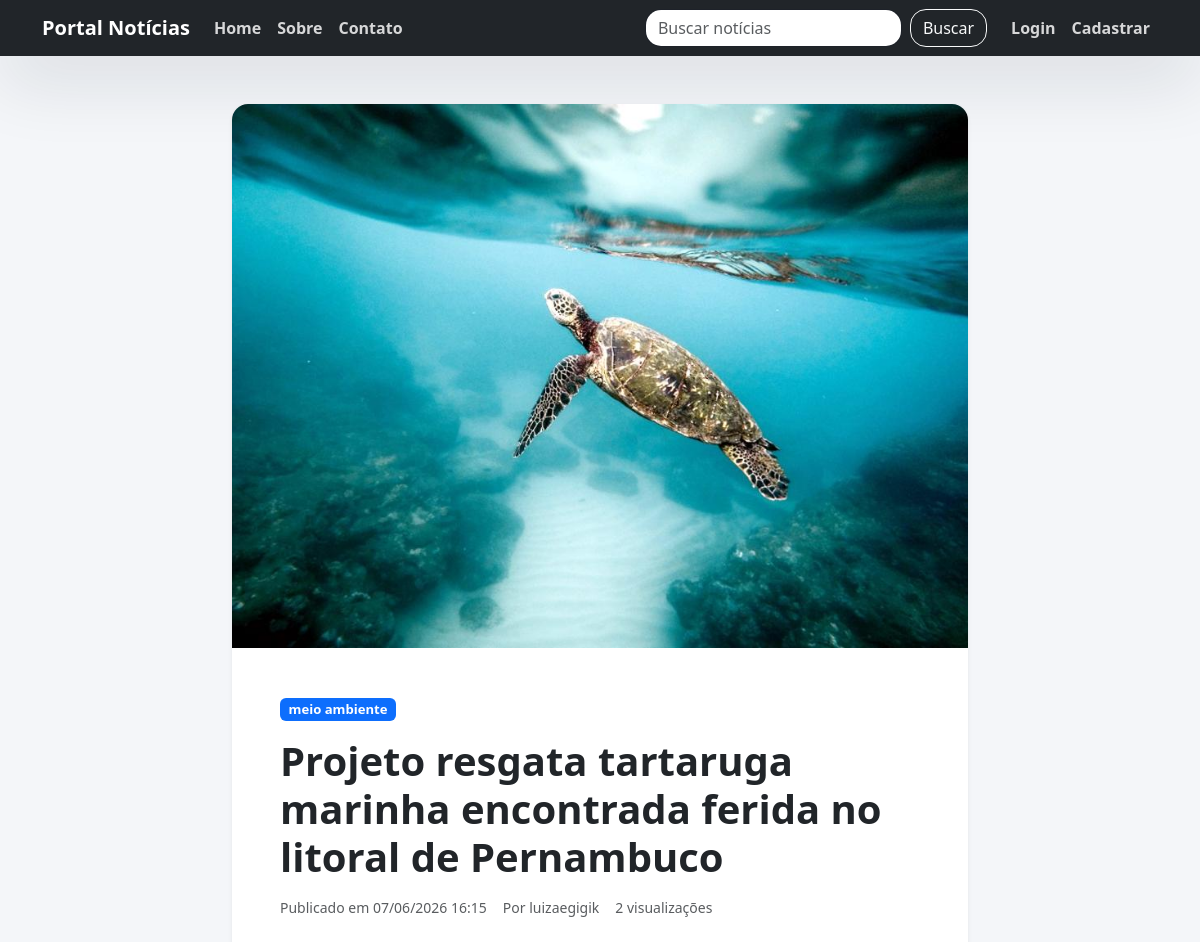
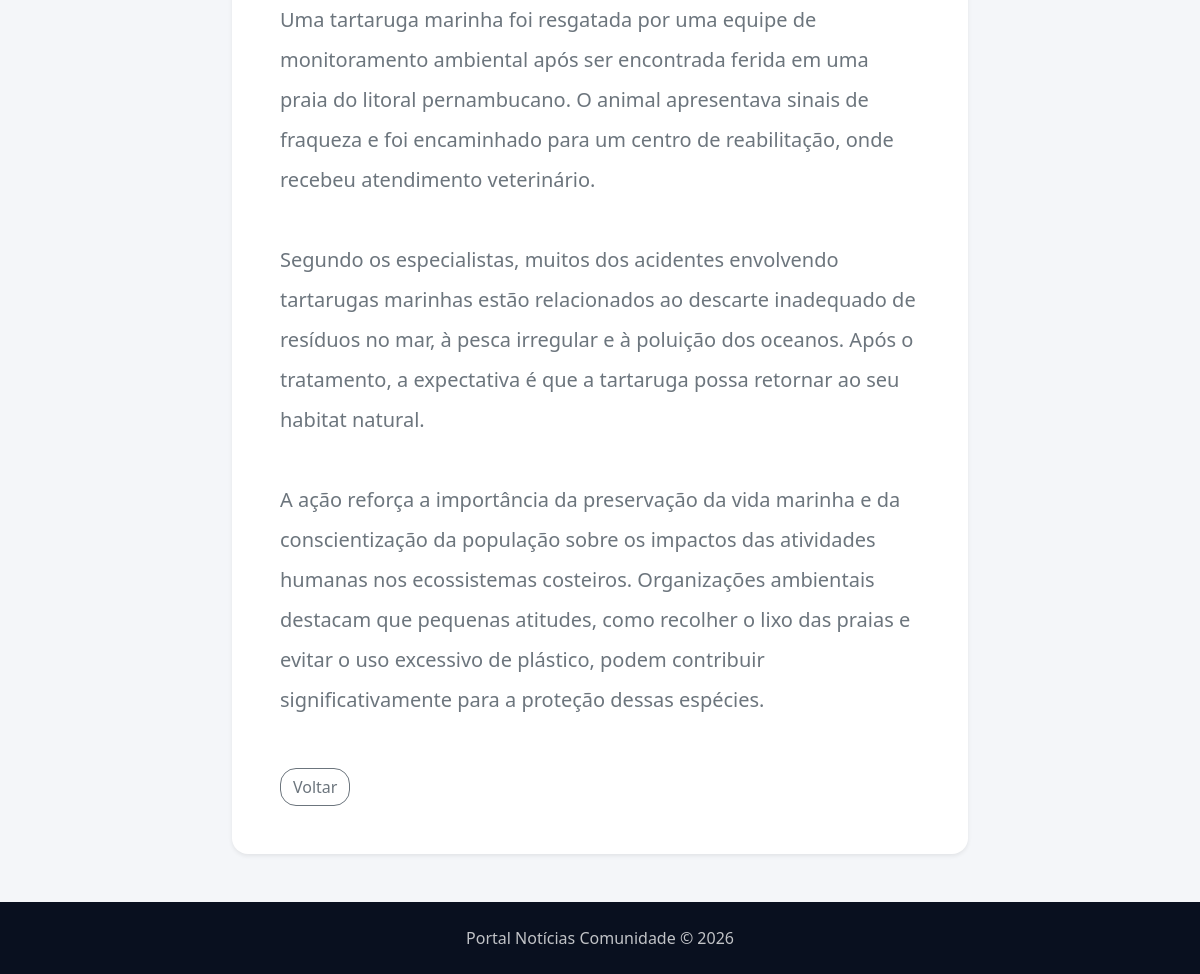
The page /noticia/2/ on the database its author committed (2 pictures, top to bottom).
### noticias/models.py (models this page shows, shortened)
class Noticia(models.Model):
    titulo = models.CharField(max_length=200)
    conteudo = models.TextField()
    categoria = models.CharField(max_length=100)
    imagem = models.ImageField(upload_to='noticias/', blank=True, null=True)
    data_publicacao = models.DateTimeField(auto_now_add=True)
    autor = models.ForeignKey(User, on_delete=models.CASCADE)
    visualizacoes = models.PositiveIntegerField(default=0)
    class Meta:
        ordering = ['-data_publicacao']

### noticias/views.py (the view)
# urls.py: path('noticia/<int:pk>/', views.noticia_detail, name='noticia_detail'),
def noticia_detail(request, pk):
    noticia = get_object_or_404(Noticia, pk=pk)
    Noticia.objects.filter(pk=pk).update(visualizacoes=F('visualizacoes') + 1)
    noticia.refresh_from_db()
    return render(request, 'noticias/noticia_detail.html', {'noticia': noticia})

### noticias/templates/noticias/noticia_detail.html (shortened to what this page needs)
{% extends 'noticias/base.html' %}
{% block content %}
<div class="row justify-content-center">
    <div class="col-xl-8">
        <div class="card shadow-sm border-0 overflow-hidden">
            {% if noticia.imagem %}
                <img src="{{ noticia.imagem.url }}" class="card-img-top" alt="Imagem da notícia">
            {% endif %}
            <div class="card-body p-5">
                <div class="mb-3">
                    <span class="badge bg-primary badge-categoria">{{ noticia.categoria }}</span>
                </div>
                <h1 class="fw-bold mb-3">{{ noticia.titulo }}</h1>
                <div class="d-flex flex-column flex-sm-row gap-3 mb-4 text-muted">
                    <small>Publicado em {{ noticia.data_publicacao|date:'d/m/Y H:i' }}</small>
                    <small>Por {{ noticia.autor.username }}</small>
                    <small>{{ noticia.visualizacoes }} visualizações</small>
                </div>
                <div class="mb-5 fs-5 lh-lg text-secondary">{{ noticia.conteudo|linebreaksbr }}</div>
                <div class="d-flex flex-wrap gap-3">
                    <a href="{% url 'home' %}" class="btn btn-outline-secondary">Voltar</a>
                </div>
            </div>
        </div>
    </div>
</div>
{% endblock %}

### noticias/templates/noticias/base.html (style rules this page uses)
:root { color-scheme: light; font-family: 'Inter', sans-serif; --bg: #f4f6f9; --bg-surface: #ffffff; --text: #0f172a; --muted: #64748b; --primary: #4f46e5; --primary-soft: #eef2ff; --border: rgba(15, 23, 42, 0.1); }
*, *::before, *::after { box-sizing: border-box; }
body { margin: 0; background: var(--bg); color: var(--text); min-height: 100vh; }
a { transition: color 0.2s ease, transform 0.2s ease; }
.badge-categoria { font-size: 0.82rem; }
.card, .form-control, .btn, .table { border-radius: 1rem; }

### rows shown on the page
Noticia: imagem (picture), categoria "meio ambiente", titulo "Projeto resgata tartaruga marinha encontrada ferida no litoral de Pernambuco", data_publicacao "07/06/2026 16:15", autor.username "luizaegigik", visualizacoes "2", conteudo "Uma tartaruga marinha foi resgatada por uma equipe de monitoramento ambiental após ser encontrada ferida em uma praia do litoral pernambucano. O animal apresentava sinais de fraqueza e foi encaminhado para um centro de reabilitação, onde recebeu atendimento veterinário. Segundo os especialistas, muitos dos acidentes envolvendo tartarugas marinhas estão relacionados ao descarte inadequado de resíduos no mar, à pesca irregular e à poluição dos oceanos. Após o tratamento, a expectativa é que a tartaruga possa retornar ao seu habitat natural. A ação reforça a importância da preservação da vida marinha e da conscientização da população sobre os impactos das atividades humanas nos ecossistemas…"
